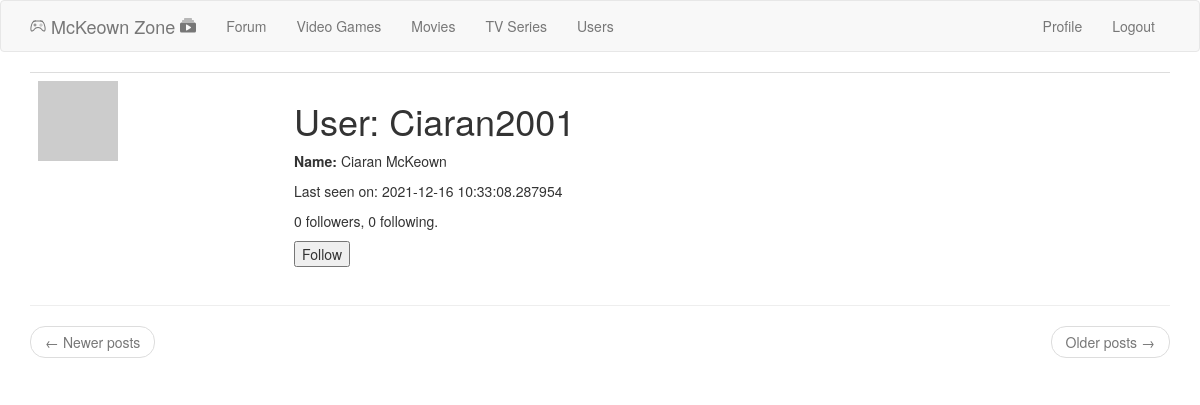
The app's page /user/Ciaran2001 (signed in) with its own data.
### app/models.py (models this page shows, shortened)
class User(UserMixin, db.Model):
	id = db.Column(db.Integer, primary_key=True)
	username = db.Column(db.String(64), index=True, unique=True)
	first_name = db.Column(db.String(64))
	last_name = db.Column(db.String(64))
	email = db.Column(db.String(120), index=True, unique=True)
	password_hash = db.Column(db.String(128))
	posts = db.relationship('Post', backref='author', lazy='dynamic')
	about_me = db.Column(db.String(140))
	last_seen = db.Column(db.DateTime, default= datetime.utcnow)
	Address_id = db.Column(db.Integer, db.ForeignKey('address.id', ondelete='CASCADE'))
	is_admin = db.Column(db.Boolean, default=False)
	followed = db.relationship(
		'User',
		secondary=followers,
		primaryjoin = (followers.c.follower_id == id),
		secondaryjoin = (followers.c.followed_id == id),
		backref= db.backref('followers', lazy='dynamic'),
		lazy='dynamic')
	def avatar(self, size):
		digest = md5(self.email.lower().encode('utf-8')).hexdigest()
		return 'https://www.gravatar.com/avatar/{}?d=identicon&s={}'.format(digest, size)
	def is_following(self, user):
		return self.followed.filter(
			followers.c.followed_id == user.id
		).count() > 0

### app/routes.py (the view)
@app.route('/user/<username>')
@login_required
def user(username):
	user = User.query.filter_by(username=username).first_or_404()
	page = request.args.get('page', 1, type=int)
	posts = user.posts.order_by(Post.timestamp.desc()).paginate(
		page, app.config['POSTS_PER_PAGE'], False)
	next_url = url_for('user', username=user.username, page = posts.next_num) if posts.has_next else None
	prev_url = url_for('user', username=user.username, page = posts.prev_num) if posts.has_prev else None
	form = EmptyForm()
	return render_template('user.html', user=user, posts=posts.items, form=form, next_url=next_url, prev_url=prev_url)

### app/forms.py
class EmptyForm(FlaskForm):
	submit = SubmitField('Submit')

### app/models.py (called while the page is built)
@login.user_loader
def load_user(id):
	return User.query.get(int(id));

### app/routes.py (called while the page is built)
@app.before_request
def before_request():
	if current_user.is_authenticated:
		current_user.last_seen = datetime.utcnow()
		db.session.commit()

### app/templates/user.html (shortened to what this page needs)
{% extends "base.html" %}
{% block app_content %}
    <table class="table table-hover">
        <tr valign="top">
            <td width="256px"><img src="{{ user.avatar(256) }}"></td>
            <td>
                <h1>User: {{ user.username }}</h1>
                <p><b>Name:  </b>{{ user.first_name}}  {{user.last_name}}</p>
                {% if user.last_seen %}<p>Last seen on: {{ user.last_seen }}</p>{% endif %}
                <p>{{ user.followers.count() }} followers, {{ user.followed.count() }} following.</p>
                {% if user == current_user %}
                	<p><a href="{{ url_for('edit_profile') }}">Edit your Profile</a></p>
                {% elif not current_user.is_following(user) %}
                	<p><form action="{{url_for('follow', username=user.username) }}", method="post">
                		{{ form.submit(value="Follow") }}
                	</form></p>
                {% else %}
                	<p><form action="{{url_for('unfollow', username=user.username) }}", method="post">
                		{{ form.hidden_tag() }}
                		{{ form.submit(value="Unfollow") }}
                	</form></p>
                {% endif %}
            </td>
        </tr>
    </table>
    <hr>
    <nav aria-label="...">
        <ul class="pager">
            <li class="previous{% if not prev_url %} disabled{% endif %}">
                <a href="{{ prev_url or '#' }}">
                    <span aria-hidden="true">&larr;</span> Newer posts
                </a>
            </li>
            <li class="next{% if not next_url %} disabled{% endif %}">
                <a href="{{ next_url or '#' }}">
                    Older posts <span aria-hidden="true">&rarr;</span>
                </a>
            </li>
        </ul>
    </nav>
{% endblock %}

### records on screen
User: username "Ciaran2001", first_name "Ciaran", last_name "McKeown", last_seen "2021-12-16 10:33:08.287954"

### other values on screen
{{ user.followers.count() }} "0"
{{ user.followed.count() }} "0"
